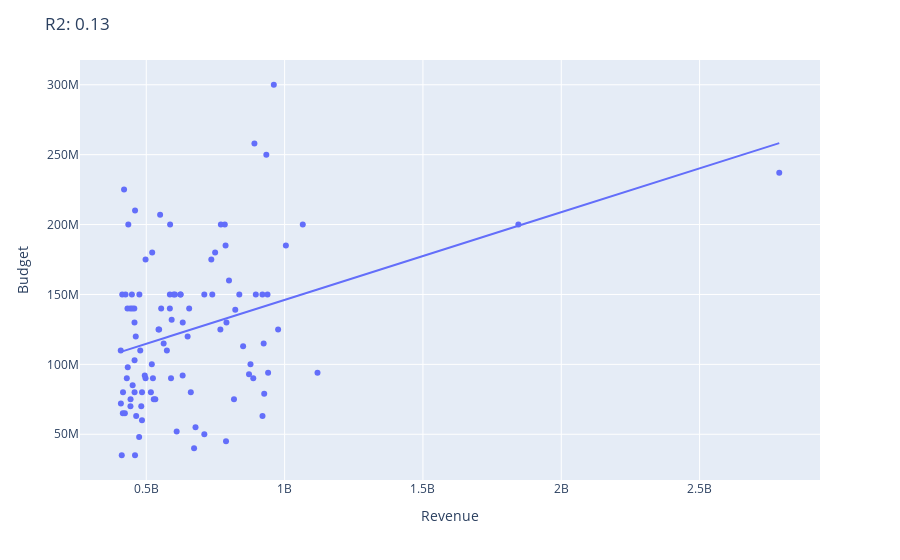

Notebook cell for this chart:
### Markdown cell above
Correlación Popularity y Vote Average, no parece que exista o es muy débil. (R2 = 0.13)

### Code cell
fig = px.scatter(top100, x="Revenue", y="Budget", trendline="ols",hover_data=["Title"])
r2 = px.get_trendline_results(fig).px_fit_results.iloc[0].rsquared
fig.update_layout(
    title_text=f'R2: ' + "{:.2f}".format(r2), 
)
fig.show()
